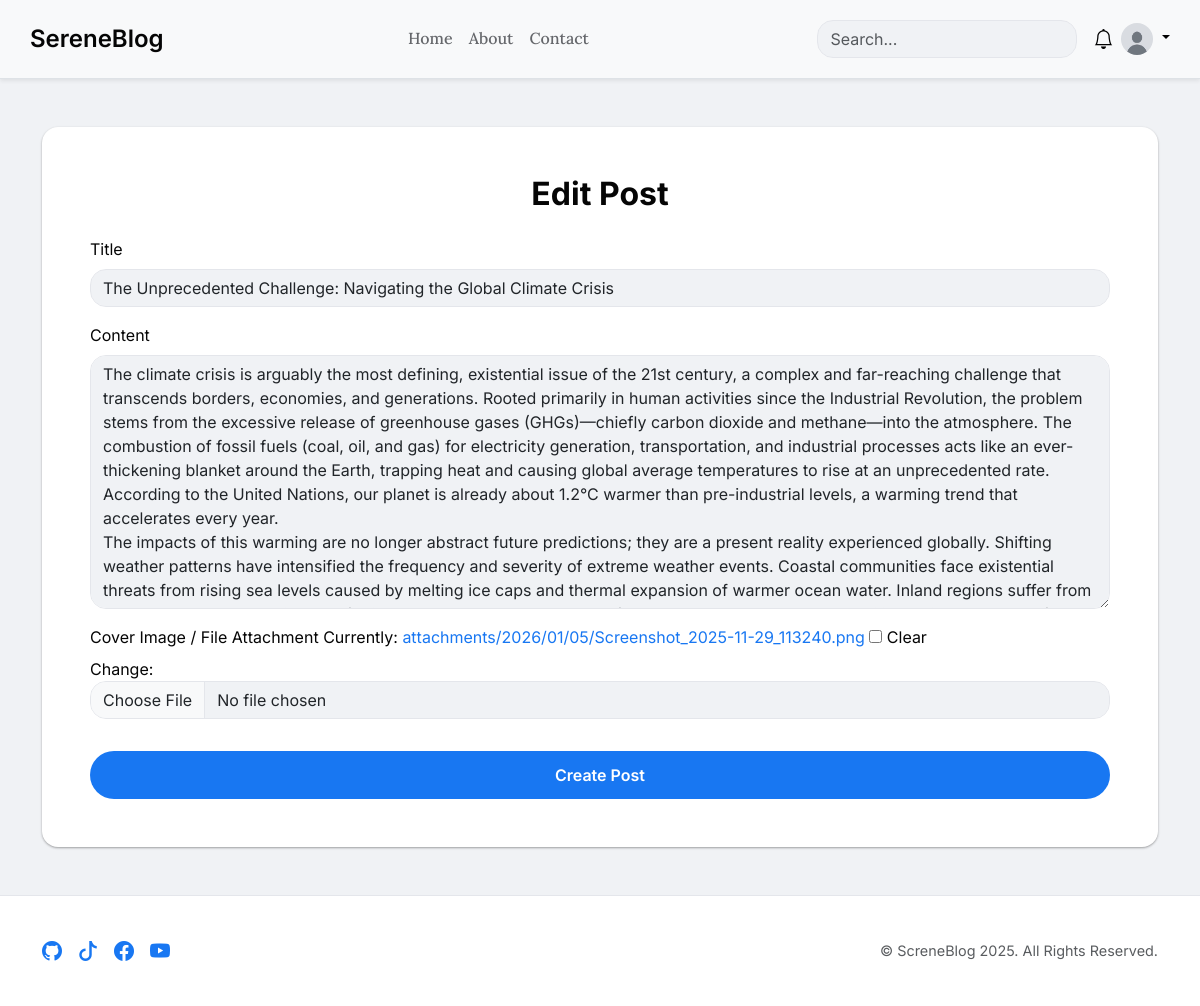
The app's page /post/the-unprecedented-challenge-navigating-the-global-climate-crisis/edit/ (signed in), older data.
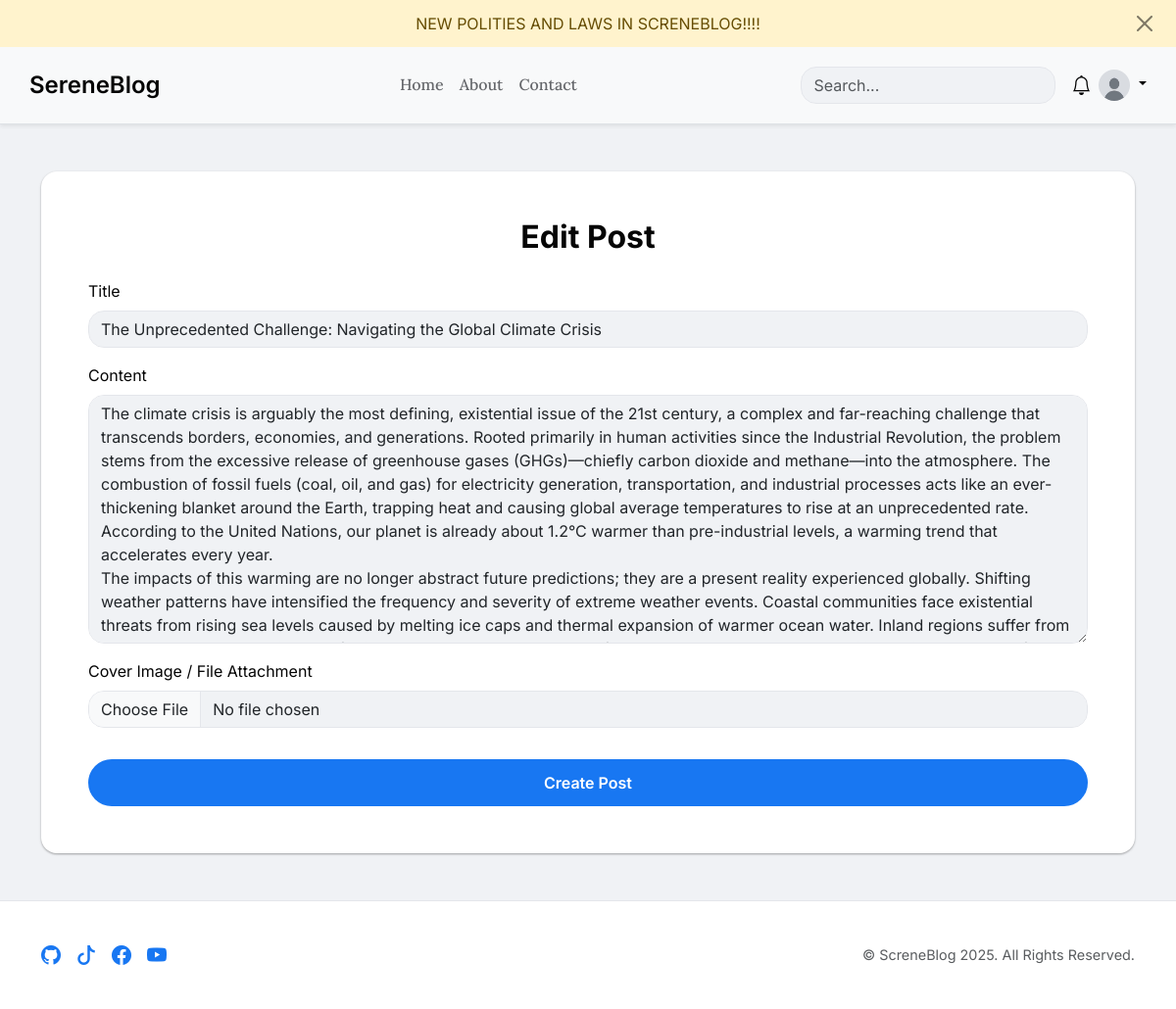
The same page, newer data.
### blog/models.py (models this page shows, shortened)
class Announcement(models.Model):
    LEVEL_CHOICES = [
        ('info', 'Info'),
        ('success', 'Success'),
        ('warning', 'Warning'),
        ('danger', 'Danger'),
    ]
    content = models.TextField(help_text="Nội dung của thông báo. Có thể sử dụng HTML.")
    level = models.CharField(max_length=10, choices=LEVEL_CHOICES, default='info', help_text="Kiểu thông báo (ảnh hưởng đến màu sắc).")
    link = models.URLField(blank=True, null=True, help_text="(Tùy chọn) Một liên kết mà người dùng có thể nhấp vào.")
    is_active = models.BooleanField(default=True, help_text="Chỉ những thông báo được kích hoạt mới được hiển thị.")
    created_at = models.DateTimeField(auto_now_add=True)
    class Meta:
        ordering = ['-created_at']

### blog/views.py (the view)
# urls.py: path('post/<slug:slug>/edit/', views.post_edit, name='post_edit'),
@login_required
def post_edit(request, slug):
    post = get_object_or_404(Post, slug=slug)
    if post.author != request.user:
        return HttpResponseForbidden("You are not allowed to edit this post.")
    if request.method == 'POST':
        form = PostForm(request.POST, request.FILES, instance=post)
        if form.is_valid():
            post = form.save(commit=False)
            post.slug = slugify(post.title)
            post.save() # Lưu đối tượng post trước
            form.save_m2m()
            return redirect('blog:post_detail', slug=post.slug)
    else:
        form = PostForm(instance=post)
    return render(request, 'blog/post_form.html', {'form': form, 'title': 'Edit Post'})

### blog/forms.py
class PostForm(forms.ModelForm):
    class Meta:
        model = Post
        fields = ['title', 'content', 'attachment', 'tags']
        labels = { 'attachment': 'Cover Image / File Attachment' }
        widgets = {
            'title': forms.TextInput(attrs={'class': 'form-control'}),
            'content': forms.Textarea(attrs={'class': 'form-control', 'rows': 10}),
            'attachment': forms.ClearableFileInput(attrs={'class': 'form-control'}),
            'tags': forms.TextInput(attrs={'class': 'form-control', 'placeholder': 'e.g. python, django, webdev (comma-separated)'}),
            'body': forms.Textarea(attrs={'class': 'form-control', 'rows': 5})
        }

### blog/context_processors.py (called while the page is built)
def active_announcement(request):
    announcement = Announcement.objects.filter(is_active=True).first()
    if announcement:
        dismissed_key = f'dismissed_announcement_{announcement.id}'
        if not request.session.get(dismissed_key, False):
            return {'active_announcement': announcement}
    return {}

### blog/templates/blog/post_form.html (shortened to what this page needs)
{% extends 'base.html' %}
{% block content %}
<div class="card card-body p-lg-5 animate-on-scroll">
    <h2 class="text-center mb-4">{{ title }}</h2>
    <form method="post" enctype="multipart/form-data" class="post-form">
        {% for field in form %}
            <div class="mb-3">
                <label for="{{ field.id_for_label }}" class="form-label">{{ field.label }}</label>
                {% if field.name == 'tags' and field.value %}
                    <input type="text" name="{{ field.name }}" value="{{ field.value|join:", " }}" class="form-control" id="{{ field.id_for_label }}">
                {% else %}
                    {{ field }}
                {% endif %}
            </div>
        {% endfor %}
        <button type="submit" class="btn btn-primary w-100 mt-3">Create Post</button>
    </form>
</div>
{% endblock %}

### blog/templates/base.html (shortened to what this page needs)
{% load static %}
{% load compress %}
<!DOCTYPE html>
<html lang="en">
<head>
    <link href="https://cdn.jsdelivr.net/npm/bootstrap@5.3.3/dist/css/bootstrap.min.css" rel="stylesheet">
    <link rel="stylesheet" href="https://cdn.jsdelivr.net/npm/bootstrap-icons@1.11.3/font/bootstrap-icons.min.css">
    {% compress css %}
        <link rel="stylesheet" href="{% static 'blog/css/style.css' %}">
    {% endcompress %}
</head>
<body>
    {% if active_announcement %}
    <div id="announcement-bar" class="alert alert-{{ active_announcement.level }} rounded-0 border-0 mb-0 text-center" role="alert" data-announcement-id="{{ active_announcement.id }}">
        <div class="container">
            {{ active_announcement.content|safe }}
            <button type="button" class="btn-close" aria-label="Close" id="close-announcement-btn"></button>
        </div>
    </div>
    {% endif %}
    {% block header %}
    <header class="sticky-top py-2 bg-body-tertiary border-bottom shadow-sm">
        <nav class="container navbar navbar-expand-lg align-items-center">
            <a class="navbar-brand" href="{% url 'blog:home' %}">SereneBlog</a>
            <div class="collapse navbar-collapse" id="navbarNav">
                <ul class="navbar-nav mx-auto mb-2 mb-lg-0">
                    <li class="nav-item"><a class="nav-link px-2" href="{% url 'blog:home' %}">Home</a></li>
                    <li class="nav-item"><a class="nav-link px-2" href="{% url 'blog:about' %}">About</a></li>
                    <li class="nav-item"><a class="nav-link px-2" href="{% url 'blog:contact' %}">Contact</a></li>
                </ul>
                <form class="d-flex me-3 position-relative" role="search" method="get" action="{% url 'blog:search' %}">
                    <input id="liveSearchInput" class="form-control" type="search" name="q" placeholder="Search..." aria-label="Search">
                </form>
                {% if user.is_authenticated %}
                <div class="dropdown text-end me-2">
                    <a href="#" class="d-block link-body-emphasis text-decoration-none" data-bs-toggle="dropdown" aria-expanded="false" aria-label="Notifications">
                        <i class="bi bi-bell fs-5"></i>
                    </a>
                </div>
                {% endif %}
                 <div class="d-flex align-items-center">
                    <div class="dropdown text-end">
                        {% if user.is_authenticated and user.profile.avatar %}
                        <a href="#" class="d-block link-body-emphasis text-decoration-none dropdown-toggle" data-bs-toggle="dropdown" aria-expanded="false" aria-label="User menu">
                            <img src="{{ user.profile.avatar_thumbnail.url }}" alt="{{ user.username }}'s avatar" width="32" height="32" class="rounded-circle">
                        </a>
                        {% endif %}
                    </div>
                </div>
            </div>
        </nav>
    </header>
    {% endblock %}
    {% block main_content %}
        <main class="container my-5">
            <div class="content-wrapper">
                {% block content %}{% endblock %}
            </div>
        </main>
    {% endblock main_content %}
    {% block footer %}
    <div class="toast-container position-fixed bottom-0 end-0 p-3">
    </div>
    {% include 'blog/_footer.html' %}
    {% endblock %}
</body>
</html>

Row changes from the older to the newer data that the page shows:
added Announcement: content "NEW POLITIES AND LAWS IN SCRENEBLOG!!!!"
Text that changed along with them:
list line gone: "Currently: attachments/2026/01/05/Screenshot_2025-11-29_113240.png Clear Change: ☐"
